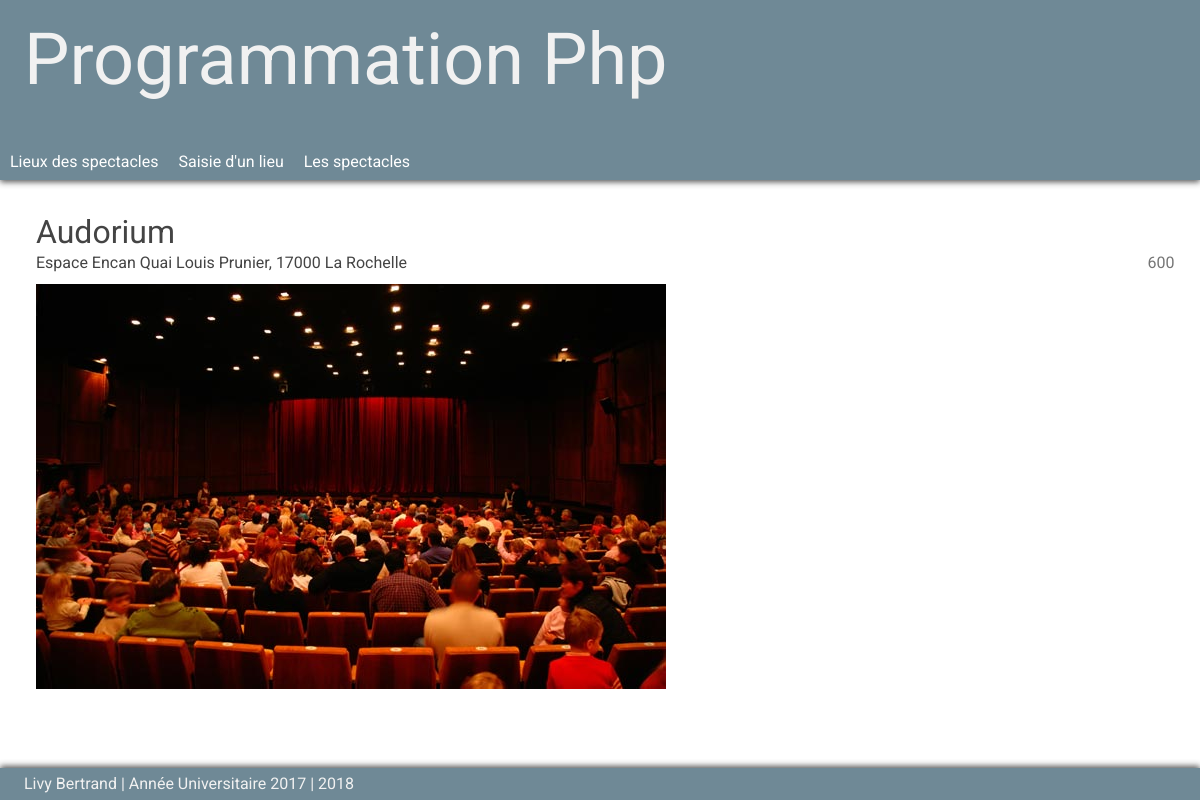
Screenshot of /lieux.php?id=5 with the database file from the repository.
### tables this page shows
CREATE TABLE IF NOT EXISTS `php_lieux` (
  `numero` int(11) NOT NULL AUTO_INCREMENT,
  `adresse` varchar(50) NOT NULL,
  `nom` varchar(30) NOT NULL,
  `nb_places` int(11) NOT NULL,
  `image` varchar(100),
  PRIMARY KEY (`numero`)
);

### lieux.php (the view, shortened to what this page needs)
<?php
include('elements/head.inc.php');
$pdo = connexionBD();
$sql_requete = 'SELECT * FROM php_lieux';
if (isset($_GET ['id'])) {
  $id = $_GET['id'];
}
if (isset($_GET['id'])) {
  $sql_requete.= ' WHERE numero = :id';
  $requete = $pdo->prepare($sql_requete);
  $requete->execute([':id' => $id]);
  $resultat = $requete->fetch(PDO::FETCH_OBJ);
} else {
  $requete = $pdo->query($sql_requete);
  $resultats = $requete->fetchAll(PDO::FETCH_OBJ);
}
?>
<!DOCTYPE html>
<html>
    <?php
        include('elements/head.inc.php');
    ?>
  <head>
  </head>
  <body>
    <header>
        <h1>Programmation Php</h1>
      <?php include('elements/menu.inc.php') ; ?>
    </header>
    <?php if (isset($resultat)) { ?>
    <section id="corps">
      <header>
        <h2><?= $resultat->nom ?></h2>
      </header>
      <main>
        <article class="">
          <p><?= $resultat->adresse ?> <span class="badge"><?= $resultat->nb_places?></span></p>
          <img src="<?= $resultat->image?>" alt="">
        </article>
      </main>
    </section>
    <?php } else {
      foreach ($resultats as $resultat) {
      ?>
    <section id="corps">
      <header>
        <h2><?= $resultat->nom ?></h2>
      </header>
      <main>
        <article class="">
          <p><?= $resultat->adresse ?> <span class="badge"><?= $resultat->nb_places ?></span></p>
          <img src="<?= $resultat->image ?>" alt="">
        </article>
      </main>
    </section>
    <?php } } ?>
  <?php include('elements/footer.inc.php') ; ?>
  </body>
</html>

### css/styles.css (style rules this page uses)
#corps { display: flex ; flex-direction: row ; flex-wrap: wrap ; margin-top: 15vw; margin-bottom: 2em; }
#corps > header { flex: 100% ; }
#corps > main { flex: 2 ; min-width: 300px ; }
body > header { position: fixed ; top: 0 ; left: 0 ; width: 100% ; height: 15vw; font-size: 3vw ; opacity: 0.9 ; }
body > header h1 { font-size: 2em ; margin-bottom: 0.5em ; }
body { font-family: roboto, 'Open Sans', sans-serif; color: #444444; }
body > header { background-color: #607d8b; color: #f0f0f0; padding: 2vw 2vw 0 2vw; box-shadow: 0 2px 6px #444444; }
#corps { padding: 3vw ; }
#corps header h2 { font-size: 2em ; }
article { line-height: 1.3; text-align: justify ; }
article p { padding: 5px 0 10px 0; }

### rows the page displays
php_lieux: nom "Audorium", adresse "Espace Encan Quai Louis Prunier, 17000 La Rochelle", nb_places "600", image (picture)
